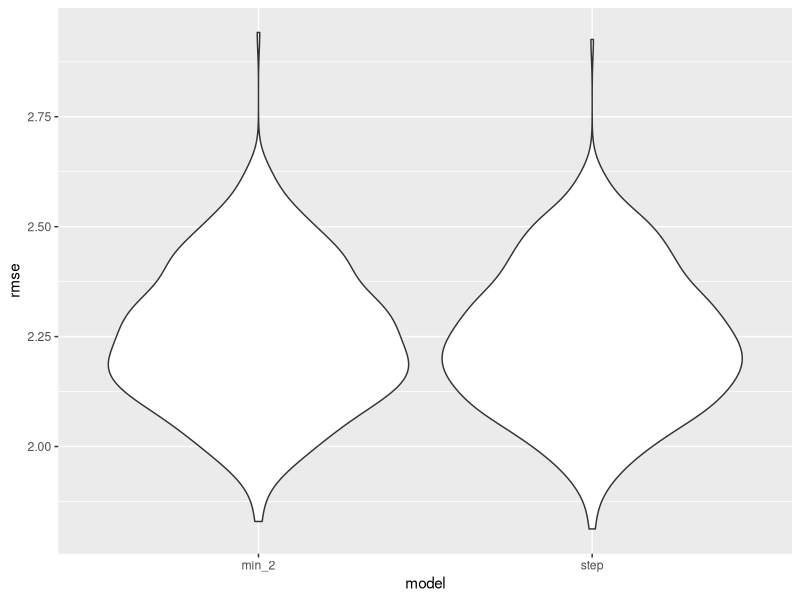

Reproduce this figure in R.
## ---- chunk 1
knitr::opts_chunk$set(echo = TRUE)
library(tidyverse)
library(modelr)
## ---- chunk 2
cdc_df = read_csv("./data/cdc_df.csv")
## ---- chunk 3
bp_full_mod = lm(BPHIGH_AdjPrev ~ COREM_AdjPrev + COREW_AdjPrev + DENTAL_AdjPrev + LPA_AdjPrev + MAMMOUSE_AdjPrev + PAPTEST_AdjPrev + CHECKUP_AdjPrev + CHOLSCREEN_AdjPrev + COLON_SCREEN_AdjPrev, data = cdc_df)
summary(bp_full_mod)
bp_minus_1 = update(bp_full_mod, . ~ . -COREM_AdjPrev)
summary(bp_minus_1)
bp_minus_2 = update(bp_minus_1, . ~ . -CHOLSCREEN_AdjPrev)
summary(bp_minus_2)

bp_stepwise = step(bp_full_mod)
summary(bp_stepwise)

cancer_full_mod = lm(CANCER_AdjPrev ~ COREM_AdjPrev + COREW_AdjPrev + DENTAL_AdjPrev + LPA_AdjPrev + MAMMOUSE_AdjPrev + PAPTEST_AdjPrev + CHECKUP_AdjPrev + CHOLSCREEN_AdjPrev + COLON_SCREEN_AdjPrev, data = cdc_df)
summary(cancer_full_mod)
cancer_minus_1 = update(cancer_full_mod, . ~ . -COREW_AdjPrev)
summary(cancer_minus_1)
cancer_minus_2 = update(cancer_minus_1, . ~ . -LPA_AdjPrev)
summary(cancer_minus_2)
cancer_minus_3 = update(cancer_minus_2, . ~ . -CHOLSCREEN_AdjPrev)
summary(cancer_minus_3)
cancer_minus_4 = update(cancer_minus_3, . ~ . -PAPTEST_AdjPrev)
summary(cancer_minus_4)
cancer_step = step(cancer_full_mod)
summary(cancer_step)

chd_full_mod = lm(CHD_AdjPrev ~ COREM_AdjPrev + COREW_AdjPrev + DENTAL_AdjPrev + LPA_AdjPrev + MAMMOUSE_AdjPrev + PAPTEST_AdjPrev + CHECKUP_AdjPrev + CHOLSCREEN_AdjPrev + COLON_SCREEN_AdjPrev, data = cdc_df)
summary(chd_full_mod)
chd_step = step(chd_full_mod)
summary(chd_step)


copd_full_mod = lm(COPD_AdjPrev ~ COREM_AdjPrev + COREW_AdjPrev + DENTAL_AdjPrev + LPA_AdjPrev + MAMMOUSE_AdjPrev + PAPTEST_AdjPrev + CHECKUP_AdjPrev + CHOLSCREEN_AdjPrev + COLON_SCREEN_AdjPrev, data = cdc_df)
summary(copd_full_mod)
copd_minus_1 = update(copd_full_mod, . ~ . -CHOLSCREEN_AdjPrev)
summary(copd_minus_1)
copd_minus_2 = update(copd_minus_1, . ~ . -PAPTEST_AdjPrev)
summary(copd_minus_2)
copd_minus_3 = update(copd_minus_2, . ~ . -COREM_AdjPrev)
summary(copd_minus_3)
copd_step = step(copd_full_mod)
summary(copd_step)


diab_full_mod = lm(DIABETES_AdjPrev ~ COREM_AdjPrev + COREW_AdjPrev + DENTAL_AdjPrev + LPA_AdjPrev + MAMMOUSE_AdjPrev + PAPTEST_AdjPrev + CHECKUP_AdjPrev + CHOLSCREEN_AdjPrev + COLON_SCREEN_AdjPrev, data = cdc_df)
summary(diab_full_mod)
diab_minus_1 = update(diab_full_mod, . ~ . -COLON_SCREEN_AdjPrev)
summary(diab_minus_1)
diab_minus_2 = update(diab_minus_1, . ~ . -PAPTEST_AdjPrev)
summary(diab_minus_2)
diab_minus_3 = update(diab_minus_2, . ~ . -COREM_AdjPrev)
summary(diab_minus_3)

diab_step = step(diab_full_mod)
summary(diab_step)

chol_full_mod = lm(HIGHCHOL_AdjPrev ~ COREM_AdjPrev + COREW_AdjPrev + DENTAL_AdjPrev + LPA_AdjPrev + MAMMOUSE_AdjPrev + PAPTEST_AdjPrev + CHECKUP_AdjPrev + CHOLSCREEN_AdjPrev + COLON_SCREEN_AdjPrev, data = cdc_df)
summary(chol_full_mod)
chol_minus_1 = update(chol_full_mod, . ~ . -CHOLSCREEN_AdjPrev) #the first thing I took out!
summary(chol_minus_1)
chol_minus_2 = update(chol_minus_1, . ~ . -COREW_AdjPrev)
summary(chol_minus_2)
chol_minus_3 = update(chol_minus_2, . ~ . -COREM_AdjPrev)
summary(chol_minus_3)
chol_minus_4 = update(chol_minus_3, . ~ . -MAMMOUSE_AdjPrev)
summary(chol_minus_4)
chol_minus_5 = update(chol_minus_4, . ~ . -PAPTEST_AdjPrev)
summary(chol_minus_5)

chol_step = step(chol_full_mod)
summary(chol_step) # I think the only one with the same model for both

obes_full_mod = lm(OBESITY_AdjPrev ~ COREM_AdjPrev + COREW_AdjPrev + DENTAL_AdjPrev + LPA_AdjPrev + MAMMOUSE_AdjPrev + PAPTEST_AdjPrev + CHECKUP_AdjPrev + CHOLSCREEN_AdjPrev + COLON_SCREEN_AdjPrev, data = cdc_df)
summary(obes_full_mod)
obes_minus_1 = update(obes_full_mod, . ~ . -COREW_AdjPrev)
summary(obes_minus_1)

obes_step = step(obes_full_mod)
summary(obes_step) # this is also the same now

phlth_full_mod = lm(PHLTH_AdjPrev ~ COREM_AdjPrev + COREW_AdjPrev + DENTAL_AdjPrev + LPA_AdjPrev + MAMMOUSE_AdjPrev + PAPTEST_AdjPrev + CHECKUP_AdjPrev + CHOLSCREEN_AdjPrev + COLON_SCREEN_AdjPrev, data = cdc_df)
summary(phlth_full_mod)
phlth_minus_1 = update(phlth_full_mod, . ~ . -MAMMOUSE_AdjPrev)
summary(phlth_minus_1)

phlth_step = step(phlth_full_mod)
summary(phlth_step) # same

stroke_full_mod = lm(STROKE_AdjPrev ~ COREM_AdjPrev + COREW_AdjPrev + DENTAL_AdjPrev + LPA_AdjPrev + MAMMOUSE_AdjPrev + PAPTEST_AdjPrev + CHECKUP_AdjPrev + CHOLSCREEN_AdjPrev + COLON_SCREEN_AdjPrev, data = cdc_df)
summary(stroke_full_mod)
stroke_minus_1 = update(stroke_full_mod, . ~ . -COREM_AdjPrev)
summary(stroke_minus_1)

stroke_step = step(stroke_full_mod)
summary(stroke_step) #same
## ---- chunk 4
cv_df =
  crossv_mc(cdc_df, 500) %>% 
  mutate(train = map(train, as_tibble),
         test = map(test, as_tibble))

cv_df = 
  cv_df %>% 
  mutate(bp_minus_2 = map(train, ~lm(BPHIGH_AdjPrev ~ COREW_AdjPrev + DENTAL_AdjPrev + LPA_AdjPrev + MAMMOUSE_AdjPrev + PAPTEST_AdjPrev + CHECKUP_AdjPrev + COLON_SCREEN_AdjPrev, data = .x)),
         bp_stepwise = map(train, ~lm(BPHIGH_AdjPrev ~ COREW_AdjPrev + DENTAL_AdjPrev + LPA_AdjPrev + MAMMOUSE_AdjPrev + PAPTEST_AdjPrev + CHECKUP_AdjPrev + CHOLSCREEN_AdjPrev + COLON_SCREEN_AdjPrev, data = .x))) %>% 
  mutate(rmse_min_2    = map2_dbl(bp_minus_2, test, ~rmse(model = .x, data = .y)),
         rmse_step = map2_dbl(bp_stepwise, test, ~rmse(model = .x, data = .y)))

cv_df %>% 
  select(starts_with("rmse")) %>% 
  gather(key = model, value = rmse) %>% 
  mutate(model = str_replace(model, "rmse_", ""),
         model = fct_inorder(model)) %>% 
  ggplot(aes(x = model, y = rmse)) + geom_violin()
